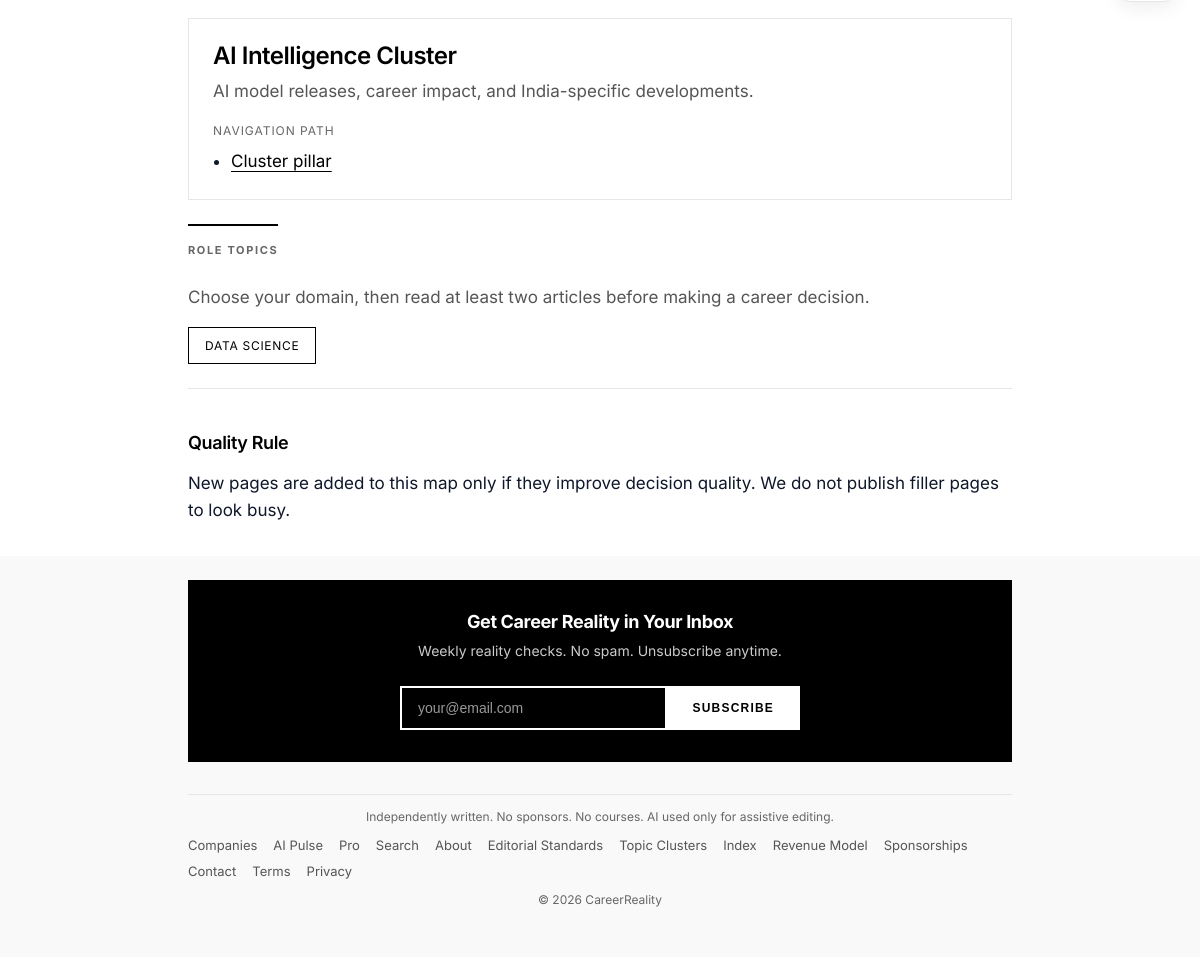
The app's page /topic-clusters/ (lower part), older data.
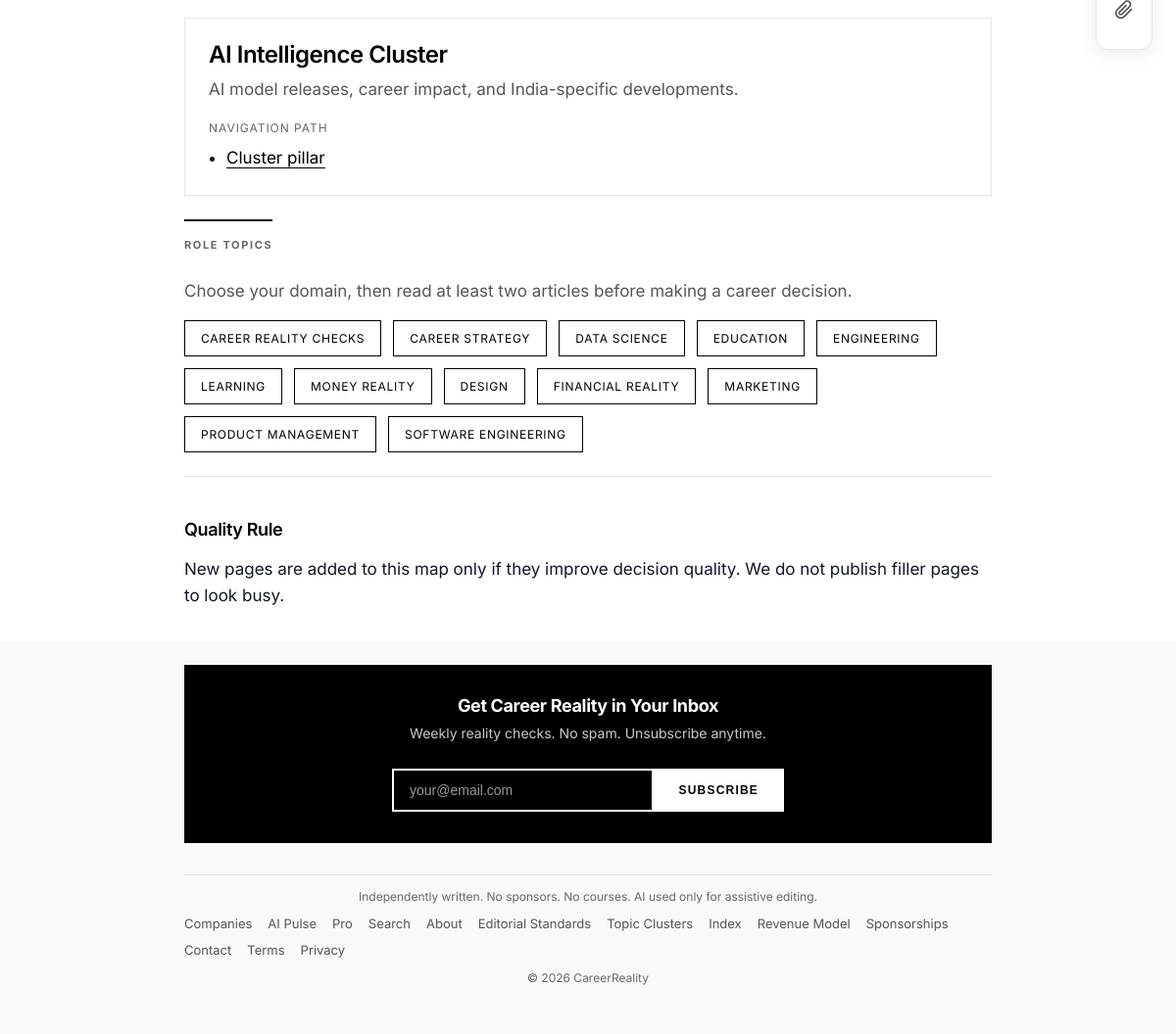
The same page, newer data.
### content/models.py (models this page shows, shortened)
class Category(models.Model):
    name = models.CharField(max_length=100)
    slug = models.SlugField(unique=True)
    description = models.TextField(blank=True)
    order = models.PositiveIntegerField(default=0, help_text="Display order (0 = first)")
    class Meta:
        verbose_name_plural = "Categories"
        ordering = ['order', 'name']

### core/views.py (the view)
# urls.py: path('topic-clusters/', views.topic_clusters, name='topic_clusters'),
@cache_page(60 * 15)
def topic_clusters(request):
    title = "Topic Clusters - Career Reality India"
    description = "Explore Career Reality authority clusters: salary, career risk, and role-specific market realities."
    categories = Category.objects.all().order_by('order', 'name')
    return render(request, 'core/topic_clusters.html', {
        "categories": categories,
        "clusters": _topic_clusters(),
        **_seo(title, description),
    })

### core/views.py (called while the page is built)
def _seo(title, description):
    return {
        'og_title': title,
        'og_description': description,
        'twitter_title': title,
        'twitter_description': description,
    }

### templates/core/topic_clusters.html (shortened to what this page needs)
{% extends "base.html" %}
{% block content %}
<section class="container-medium" style="margin-top: var(--space-lg); margin-bottom: var(--space-xl);">
    <div style="display: grid; gap: 1.25rem; margin-top: 2rem;">
        {% for cluster in clusters %}
        <article style="border: 1px solid var(--c-divider); padding: 1.5rem;">
            <h2 style="font-size: 24px; margin: 0 0 0.5rem 0;">{{ cluster.name }}</h2>
            <p style="margin: 0 0 1rem 0; color: var(--c-grey-mid);">{{ cluster.description }}</p>
            <div style="font-size: 12px; text-transform: uppercase; letter-spacing: 0.08em; color: var(--c-grey-light); margin-bottom: 0.5rem;">Navigation Path</div>
            <ul style="margin: 0; padding-left: 18px;">
                <li><a href="{% url cluster.pillar_url_name %}" style="text-decoration: underline;">Cluster pillar</a></li>
            </ul>
        </article>
        {% endfor %}
    </div>
    <div style="margin-top: var(--space-lg);">
        <span class="section-label">ROLE TOPICS</span>
        <p style="margin-top: 0.75rem; margin-bottom: 0.75rem; color: var(--c-grey-mid);">
            Choose your domain, then read at least two articles before making a career decision.
        </p>
        <div style="display: flex; flex-wrap: wrap; gap: 0.75rem; margin-top: 1rem;">
            {% for cat in categories %}
            <a href="{% url 'category_detail' cat.slug %}"
                style="display: inline-block; padding: 0.5rem 1rem; border: 1px solid var(--c-black); text-decoration: none; font-size: 12px; text-transform: uppercase; letter-spacing: 0.06em;">
                {{ cat.name }}
            </a>
            {% endfor %}
        </div>
    </div>
    <div style="margin-top: var(--space-lg); border-top: 1px solid var(--c-divider); padding-top: 1.25rem;">
        <h2 style="font-size: 18px;">Quality Rule</h2>
        <p style="margin-bottom: 0;">
            New pages are added to this map only if they improve decision quality. We do not publish filler pages to look busy.
        </p>
    </div>
</section>
{% endblock %}

### templates/base.html (shortened to what this page needs)
<!DOCTYPE html>
{% load static i18n %}
{% get_current_language as CURRENT_LANG %}
<html lang="{% if CURRENT_LANG == 'hi' %}hi-IN{% else %}en-IN{% endif %}">
<head>
    {% include "partials/meta.html" %}
    <link rel="stylesheet" href="{% static 'css/design-system.css' %}">
</head>
<body>
    <main>
        {% block content %}{% endblock %}
    </main>
    {% include "partials/utility_dock.html" %}
    {% include "partials/footer.html" %}
</body>
</html>

### templates/partials/meta.html (shortened to what this page needs)
{% load static %}
<link rel="stylesheet" href="{% static 'css/style.css' %}?v=6">

### templates/partials/utility_dock.html (shortened to what this page needs)
<div class="utility-dock">
    <div class="dock-container">
        <a href="{% url 'submit_salary' %}" class="dock-item" title="Share Anonymous Salary">
            <div class="dock-icon">
                <svg width="20" height="20" viewBox="0 0 24 24" fill="none" stroke="currentColor" stroke-width="2">
                    <path
                        d="M21.44 11.05l-9.19 9.19a6 6 0 0 1-8.49-8.49l9.19-9.19a4 4 0 0 1 5.66 5.66l-9.2 9.19a2 2 0 0 1-2.83-2.83l8.49-8.48">
                    </path>
                </svg>
            </div>
        </a>
    </div>
</div>

### templates/partials/footer.html (shortened to what this page needs)
<footer class="site-footer">
    <div class="container-medium">
        <div class="newsletter-section">
            <h3 class="newsletter-title">Get Career Reality in Your Inbox</h3>
            <p class="newsletter-desc">Weekly reality checks. No spam. Unsubscribe anytime.</p>
            <form class="newsletter-form" action="{% url 'newsletter_signup' %}" method="POST">
                <input type="email" name="email" placeholder="your@email.com" required class="newsletter-input">
                <button type="submit" class="newsletter-btn">Subscribe</button>
            </form>
        </div>
        <div class="footer-divider"></div>
        <p class="footer-tagline">Independently written. No sponsors. No courses. AI used only for assistive editing.</p>
        <nav class="footer-nav">
            <a href="{% url 'company_directory' %}">Companies</a>
            <a href="{% url 'ai_news_hub' %}">AI Pulse</a>
            <a href="{% url 'payments:pricing' %}">Pro</a>
            <a href="{% url 'search' %}">Search</a>
            <a href="{% url 'about' %}">About</a>
            <a href="{% url 'editorial' %}">Editorial Standards</a>
            <a href="{% url 'topic_clusters' %}">Topic Clusters</a>
            <a href="{% url 'career_reality_index' %}">Index</a>
            <a href="{% url 'revenue_model' %}">Revenue Model</a>
            <a href="{% url 'sponsorship_policy' %}">Sponsorships</a>
            <a href="{% url 'contact' %}">Contact</a>
            <a href="{% url 'terms' %}">Terms</a>
            <a href="{% url 'privacy_policy' %}">Privacy</a>
        </nav>
        <p class="footer-copy">&copy; {% now "Y" %} CareerReality</p>
    </div>
</footer>

### static/css/design-system.css (style rules this page uses)
:root { --cr-black: #0f172a; --cr-black-light: #1e293b; --cr-white: #ffffff; --cr-gray-50: #f8fafc; --cr-gray-100: #f1f5f9; --cr-gray-200: #e2e8f0; --cr-gray-300: #cbd5e1; --cr-gray-400: #94a3b8; --cr-gray-500: #64748b; --cr-gray-600: #475569; --cr-gray-700: #334155; --cr-gray-800: #1e293b; --cr-gray-900: #0f172a; --cr-blue: #38bdf8; --cr-blue-dark: #0ea5e9; --cr-red: #ef4444; --cr-red-dark: #dc2626; --cr-green: #22c55e; --cr-green-dark: #166534; --cr-amber: #f59e0b; --cr-purple: #a78bfa; --cr-success-bg: #dcfce7; --cr-success-text: #166534; --cr-warning-bg: #fef3c7; --cr-warning-text: #92400e; --cr-danger-bg: #fef2f2; --cr-danger-text: #991b1b; --cr-info-bg: #dbeafe; --cr-info-text: #1e40af; --font-sans: 'Inter', -apple-system, BlinkMacSystemFont, 'Segoe UI', sans-serif; --font-mono: 'JetBrains Mono', 'Fira Code', monospace; --space-xs: 0.25rem; --space-sm: 0.5rem; --space-md: 1rem; --space-lg: 1.5rem; --space-xl: 2rem; --space-2xl: 3rem; --space-3xl: 4rem; --radius-sm: 4px; --radius-md: 8px; --radius-lg: 12px; --radius-xl: 16px; --radius-full: 9999px; --shadow-sm: 0 1px 2px rgba(0,0,0,0.05); --shadow-md: 0 4px 6px -1px rgba(0,0,0,0.07), 0 2px 4px -2px rgba(0,0,0,0.05); --shadow-lg: 0 10px 15px -3px rgba(0,0,0,0.08), 0 4px 6px -4px rgba(0,0,0,0.04); --shadow-xl: 0 20px 25px -5px rgba(0,0,0,0.1), 0 8px 10px -6px rgba(0,0,0,0.04); --transition-fast: 0.15s ease; --transition-normal: 0.25s ease; }
*, *::before, *::after { box-sizing: border-box; }
body { font-family: var(--font-sans); color: var(--cr-gray-900); line-height: 1.6; -webkit-font-smoothing: antialiased; -moz-osx-font-smoothing: grayscale; }

Row changes from the older to the newer data that the page shows:
added Category: name "CAREER REALITY CHECKS"
added Category: name "CAREER STRATEGY"
added Category: name "EDUCATION"
added Category: name "ENGINEERING"
added Category: name "LEARNING"
added Category: name "MONEY REALITY"
added Category: name "DESIGN"
added Category: name "FINANCIAL REALITY"
added Category: name "MARKETING"
added Category: name "PRODUCT MANAGEMENT"
added Category: name "SOFTWARE ENGINEERING"
